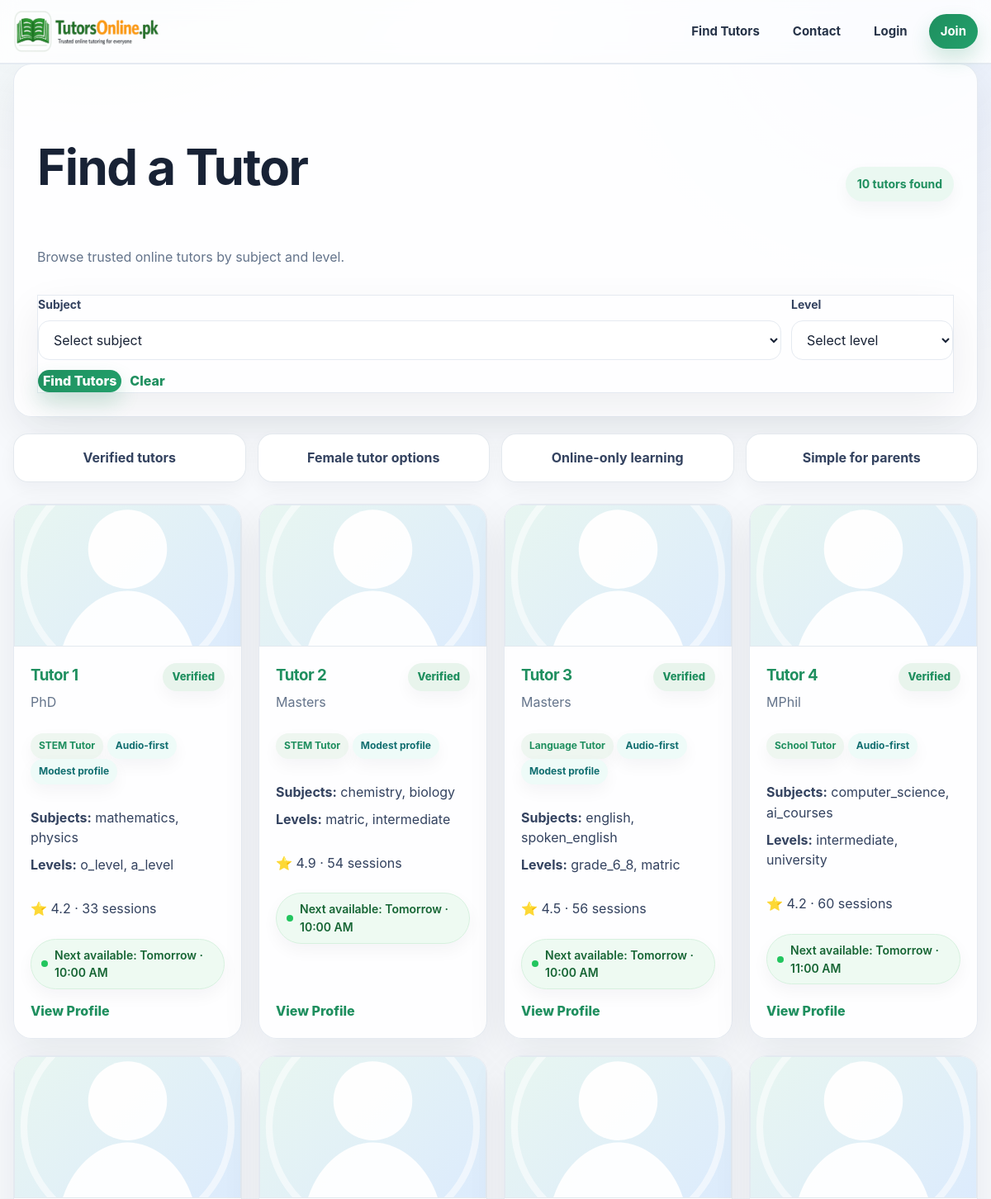
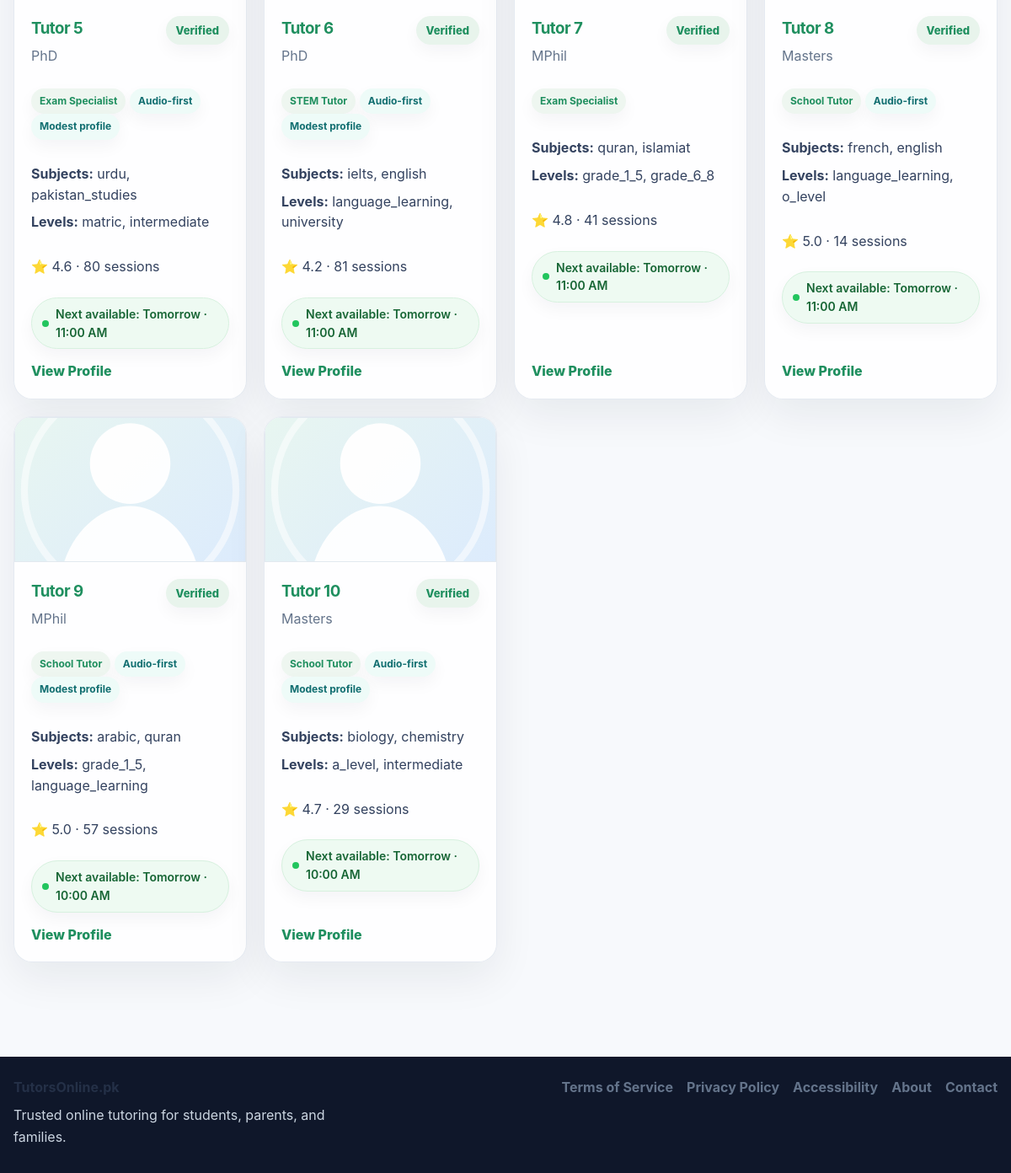
The app's page /tutors with its own data (2 pictures, top to bottom).
### app.py (models this page shows, shortened)
class User(UserMixin, db.Model):
    id = db.Column(db.Integer, primary_key=True)
    email = db.Column(db.String(120), unique=True, nullable=False)
    password_hash = db.Column(db.String(255), nullable=False)
    role = db.Column(db.String(20), nullable=False, default="student")
    full_name = db.Column(db.String(120), nullable=False)
    public_name = db.Column(db.String(120), nullable=False)
    qualification = db.Column(db.String(120), default="")
    subjects = db.Column(db.String(255), default="")
    class_levels = db.Column(db.String(255), default="")
    experience_years = db.Column(db.Integer, default=0)
    bio = db.Column(db.Text, default="")
    degree_title = db.Column(db.String(255), default="")
    degree_major = db.Column(db.String(255), default="")
    degree_institution = db.Column(db.String(255), default="")
    degree_year = db.Column(db.String(50), default="")
    degree_grade = db.Column(db.String(50), default="")
    previous_path_choice = db.Column(db.String(50), default="")
    mphil_title = db.Column(db.String(255), default="")
    mphil_major = db.Column(db.String(255), default="")
    mphil_institution = db.Column(db.String(255), default="")
    mphil_year = db.Column(db.String(50), default="")
    mphil_grade = db.Column(db.String(50), default="")
    mphil_additional_note = db.Column(db.String(255), default="")
    masters_title = db.Column(db.String(255), default="")
    masters_major = db.Column(db.String(255), default="")
    masters_institution = db.Column(db.String(255), default="")
    masters_year = db.Column(db.String(50), default="")
    masters_grade = db.Column(db.String(50), default="")
    masters_additional_note = db.Column(db.String(255), default="")
    bachelor_title = db.Column(db.String(255), default="")
    bachelor_major = db.Column(db.String(255), default="")
    bachelor_institution = db.Column(db.String(255), default="")
    bachelor_year = db.Column(db.String(50), default="")
    bachelor_grade = db.Column(db.String(50), default="")
    bachelor_additional_note = db.Column(db.String(255), default="")
    inter_program = db.Column(db.String(100), default="")
    inter_institution = db.Column(db.String(255), default="")
    inter_grade = db.Column(db.String(50), default="")
    inter_year = db.Column(db.String(50), default="")
    matric_program = db.Column(db.String(100), default="")
    matric_institution = db.Column(db.String(255), default="")
    matric_grade = db.Column(db.String(50), default="")
    matric_year = db.Column(db.String(50), default="")
    gender = db.Column(db.String(50), default="")
    city = db.Column(db.String(120), default="")
    main_subject = db.Column(db.String(120), default="")
    additional_subjects = db.Column(db.String(255), default="")
    student_level = db.Column(db.String(120), default="")
    student_subject_needed = db.Column(db.String(120), default="")
    preferred_tutor_gender = db.Column(db.String(50), default="")
    learning_mode = db.Column(db.String(50), default="")
    teaching_mode = db.Column(db.String(50), default="")
    hourly_rate = db.Column(db.Integer, default=0)
    mobile_number = db.Column(db.String(40), default="")
    cnic_number = db.Column(db.String(40), default="")
    profile_image = db.Column(db.String(255), default="")
    degree_file = db.Column(db.String(255), default="")
    additional_qualification_level = db.Column(db.String(80), default="")
    additional_qualification_title = db.Column(db.String(255), default="")
    additional_qualification_major = db.Column(db.String(255), default="")
    additional_qualification_institution = db.Column(db.String(255), default="")
    additional_qualification_year = db.Column(db.String(50), default="")
    additional_qualification_grade = db.Column(db.String(50), default="")
    additional_qualification_file = db.Column(db.String(255), default="")
    demo_video_url = db.Column(db.String(255), default="")
    demo_video_file = db.Column(db.String(255), default="")
    modest_profile = db.Column(db.Boolean, default=False)
    audio_only = db.Column(db.Boolean, default=False)
    is_active_user = db.Column(db.Boolean, default=True)
    is_verified_tutor = db.Column(db.Boolean, default=False)
    profile_stage = db.Column(db.String(40), default="basic_complete")
    verification_submitted_at = db.Column(db.DateTime)
    approved_at = db.Column(db.DateTime)
    rejected_at = db.Column(db.DateTime)
    admin_review_note = db.Column(db.Text, default="")
    is_public_tutor = db.Column(db.Boolean, default=False)
    tutor_category = db.Column(db.String(80), default="")
    bonus_credits = db.Column(db.Integer, default=0)
    total_earnings_pkr = db.Column(db.Integer, default=0)
    monthly_earnings_pkr = db.Column(db.Integer, default=0)
    sessions_completed = db.Column(db.Integer, default=0)
    rating_avg = db.Column(db.Float, default=0.0)
    rating_count = db.Column(db.Integer, default=0)
    credits_balance = db.Column(db.Integer, default=0)
    pending_payout_pkr = db.Column(db.Integer, default=0)
    payout_method = db.Column(db.String(30), default="bank")
    payout_account_title = db.Column(db.String(120), default="")
    payout_account_number = db.Column(db.String(120), default="")
    payout_iban = db.Column(db.String(64), default="")
    created_at = db.Column(db.DateTime, default=datetime.utcnow)
    bookings_as_student = db.relationship(
        "Booking",
        backref="student",
        lazy=True,
        foreign_keys="Booking.student_id",
    )
    bookings_as_tutor = db.relationship(
        "Booking",
        backref="tutor",
        lazy=True,
        foreign_keys="Booking.tutor_id",
    )

### app.py (the view)
@app.route("/tutors")
def tutors():
    level = request.args.get("level", "").strip()
    subject = request.args.get("subject", "").strip()
    if subject == "other":
        subject = request.args.get("subject_other", "").strip()
    if level == "other":
        level = request.args.get("level_other", "").strip()
    query = User.query.filter_by(
        role="tutor",
        is_verified_tutor=True,
        is_public_tutor=True,
        profile_stage="approved",
        is_active_user=True,
    )
    if level:
        query = query.filter(User.class_levels.ilike(f"%{level}%"))
    if subject:
        query = query.filter(User.subjects.ilike(f"%{subject}%"))
    tutors_list = query.all()
    for tutor in tutors_list:
        tutor.next_available = get_next_available_slot(tutor)
    return render_template(
        "tutors.html",
        tutors=tutors_list,
        level=level,
        subject=subject,
        subject_options=SUBJECT_OPTIONS,
        level_options=LEVEL_OPTIONS,
    )

### templates/tutors.html (shortened to what this page needs)
{% extends 'base.html' %}
{% block content %}
<section class="card tutors-hero-card">
  <div class="tutors-hero-top">
    <div>
      <h1>Find a Tutor</h1>
      <p class="muted">Browse trusted online tutors by subject and level.</p>
    </div>
    <div class="results-chip">{{ tutors|length }} tutor{{ '' if tutors|length == 1 else 's' }} found</div>
  </div>
  <form method="get" class="form-grid two-col compact tutor-search-form">
    <div>
      <label class="small-label">Subject</label>
      <select name="subject" id="search_subject" onchange="toggleOtherField('search_subject', 'search_subject_other_wrap')">
        <option value="">Select subject</option>
      </select>
    </div>
    <div>
      <label class="small-label">Level</label>
      <select name="level" id="search_level" onchange="toggleOtherField('search_level', 'search_level_other_wrap')">
        <option value="">Select level</option>
      </select>
    </div>
    <div class="search-actions-row">
      <button class="btn" type="submit">Find Tutors</button>
      <a class="btn btn-light" href="{{ url_for('tutors') }}">Clear</a>
    </div>
  </form>
</section>
<section class="tutors-trust-row">
  <div class="trust-mini-card">Verified tutors</div>
  <div class="trust-mini-card">Female tutor options</div>
  <div class="trust-mini-card">Online-only learning</div>
  <div class="trust-mini-card">Simple for parents</div>
</section>
<section class="grid cards tutors-results-grid">
{% for tutor in tutors %}
  <article class="card tutor-card tutor-card-refined">
    <div class="tutor-card-media">
    <a href="{{ url_for('tutor_profile', tutor_id=tutor.id) }}">
      <img src="{{ image_url(tutor.profile_image) }}" data-fallback="{{ url_for('static', filename='images/default-avatar.svg') }}" alt="{{ tutor.public_name }}">
    </a>
    </div>
    <div class="tutor-card-body">
      <div class="tutor-card-head">
        <div>
          <h3><a href="{{ url_for('tutor_profile', tutor_id=tutor.id) }}">{{ tutor.public_name }}</a></h3>
          <p class="muted tutor-qual-line">{{ tutor.qualification or 'Qualified tutor' }}</p>
        </div>
        {% if tutor.is_verified_tutor %}
          <span class="verified-pill">Verified</span>
        {% endif %}
      </div>
      <div class="badges">
        {% if tutor.tutor_category %}<span class="badge">{{ tutor.tutor_category }}</span>{% endif %}
        {% if tutor.audio_only %}<span class="badge alt">Audio-first</span>{% endif %}
        {% if tutor.modest_profile %}<span class="badge alt">Modest profile</span>{% endif %}
      </div>
      <div class="tutor-info-grid">
        <p><strong>Subjects:</strong> {{ tutor.subjects or 'Not added yet' }}</p>
        <p><strong>Levels:</strong> {{ tutor.class_levels or 'Not added yet' }}</p>
      </div>
      <p class="tutor-rating-line">
  ⭐ {{ '%.1f'|format(tutor.rating_avg) }} · {{ tutor.sessions_completed }} sessions
</p>
{% if tutor.next_available %}
  <div class="next-available-chip">
    <span class="next-available-dot"></span>
    Next available: {{ tutor.next_available.label }}
  </div>
{% else %}
  <div class="next-available-chip muted-unavailable">
    No slots in next 2 weeks
  </div>
{% endif %}
      <div class="tutor-card-actions">
        <a class="btn btn-sm" href="{{ url_for('tutor_profile', tutor_id=tutor.id) }}">View Profile</a>
      </div>
    </div>
  </article>
{% else %}
  <div class="card empty-state-card">
    <h3>No tutors found</h3>
    <p>Try a different subject or level to see more options.</p>
  </div>
{% endfor %}
</section>
{% endblock %}

### templates/base.html (shortened to what this page needs)
<!doctype html>
<html lang="en">
<head>
  <link rel="stylesheet" href="{{ url_for('static', filename='css/styles.css') }}">
  <link rel="stylesheet" href="{{ url_for('static', filename='css/design-system.css') }}">
</head>
<body>
  <header class="site-header">
    <div class="container nav-wrap">
      <a href="{{ url_for('index') }}" class="brand">
        <img src="{{ url_for('static', filename='images/logo.png') }}" alt="TutorsOnline.pk" class="brand-logo">
      </a>
     <nav class="main-nav">
      <a href="{{ url_for('tutors') }}">Find Tutors</a>
      {% if current_user.is_authenticated %}
        <a href="{{ url_for('messages_inbox') }}" class="nav-messages-link">
          Messages
          {% if global_unread_messages and global_unread_messages > 0 %}
            <span class="nav-msg-badge">{{ global_unread_messages }}</span>
          {% endif %}
        </a>
        <a href="{{ url_for('dashboard') }}">Dashboard</a>
        <div class="nav-user-dropdown">
          <button type="button" class="nav-user-trigger">
            {{ current_user.public_name or 'Account' }} ▾
          </button>
          <div class="nav-user-menu">
            <a href="{{ url_for('profile') }}">Profile</a>
            <a href="{{ url_for('settings') }}">Settings</a>
            {% if current_user.role == 'admin' %}
              <a href="{{ url_for('admin_dashboard') }}">Admin Panel</a>
            {% endif %}
            <a href="{{ url_for('logout') }}">Logout</a>
          </div>
        </div>
      {% else %}
        <a href="{{ url_for('contact') }}">Contact</a>
        <a href="{{ url_for('login') }}">Login</a>
        <a href="{{ url_for('register') }}" class="nav-join-btn">Join</a>
      {% endif %}
    </nav>
    </div>
  </header>
  <main class="site-main">
    <div class="container">
      {% block content %}{% endblock %}
    </div>
  </main>
  <footer class="site-footer">
    <div class="container footer-wrap">
      <div class="footer-brand">
        <strong>TutorsOnline.pk</strong>
        <p>Trusted online tutoring for students, parents, and families.</p>
      </div>
      <div class="footer-links">
        <a href="{{ url_for('terms') }}">Terms of Service</a>
        <a href="{{ url_for('privacy') }}">Privacy Policy</a>
        <a href="{{ url_for('accessibility') }}">Accessibility</a>
        <a href="{{ url_for('about') }}">About</a>
        <a href="{{ url_for('contact') }}">Contact</a>
      </div>
    </div>
  </footer>
</body>
</html>

### records on screen
User: public_name "Tutor 1", qualification "PhD", is_verified_tutor "Verified", tutor_category "STEM Tutor", audio_only "Audio-first", modest_profile "Modest profile", subjects "mathematics, physics", class_levels "o_level, a_level", rating_avg "4.2", sessions_completed "33", next_available.label "Tomorrow · 10:00 AM"
User: public_name "Tutor 2", qualification "Masters", is_verified_tutor "Verified", tutor_category "STEM Tutor", modest_profile "Modest profile", subjects "chemistry, biology", class_levels "matric, intermediate", rating_avg "4.9", sessions_completed "54", next_available.label "Tomorrow · 10:00 AM"
User: public_name "Tutor 3", qualification "Masters", is_verified_tutor "Verified", tutor_category "Language Tutor", audio_only "Audio-first", modest_profile "Modest profile", subjects "english, spoken_english", class_levels "grade_6_8, matric", rating_avg "4.5", sessions_completed "56", next_available.label "Tomorrow · 10:00 AM"
User: public_name "Tutor 4", qualification "MPhil", is_verified_tutor "Verified", tutor_category "School Tutor", audio_only "Audio-first", subjects "computer_science, ai_courses", class_levels "intermediate, university", rating_avg "4.2", sessions_completed "60", next_available.label "Tomorrow · 11:00 AM"
User: public_name "Tutor 5", qualification "PhD", is_verified_tutor "Verified", tutor_category "Exam Specialist", audio_only "Audio-first", modest_profile "Modest profile", subjects "urdu, pakistan_studies", class_levels "matric, intermediate", rating_avg "4.6", sessions_completed "80", next_available.label "Tomorrow · 11:00 AM"
User: public_name "Tutor 6", qualification "PhD", is_verified_tutor "Verified", tutor_category "STEM Tutor", audio_only "Audio-first", modest_profile "Modest profile", subjects "ielts, english", class_levels "language_learning, university", rating_avg "4.2", sessions_completed "81", next_available.label "Tomorrow · 11:00 AM"
User: public_name "Tutor 7", qualification "MPhil", is_verified_tutor "Verified", tutor_category "Exam Specialist", subjects "quran, islamiat", class_levels "grade_1_5, grade_6_8", rating_avg "4.8", sessions_completed "41", next_available.label "Tomorrow · 11:00 AM"
User: public_name "Tutor 8", qualification "Masters", is_verified_tutor "Verified", tutor_category "School Tutor", audio_only "Audio-first", subjects "french, english", class_levels "language_learning, o_level", rating_avg "5.0", sessions_completed "14", next_available.label "Tomorrow · 11:00 AM"
User: public_name "Tutor 9", qualification "MPhil", is_verified_tutor "Verified", tutor_category "School Tutor", audio_only "Audio-first", modest_profile "Modest profile", subjects "arabic, quran", class_levels "grade_1_5, language_learning", rating_avg "5.0", sessions_completed "57", next_available.label "Tomorrow · 10:00 AM"
User: public_name "Tutor 10", qualification "Masters", is_verified_tutor "Verified", tutor_category "School Tutor", audio_only "Audio-first", modest_profile "Modest profile", subjects "biology, chemistry", class_levels "a_level, intermediate", rating_avg "4.7", sessions_completed "29", next_available.label "Tomorrow · 10:00 AM"

### other values on screen
{{ tutors|length }} "10"
{{ '' if tutors|length == 1 else 's' }} "s"
